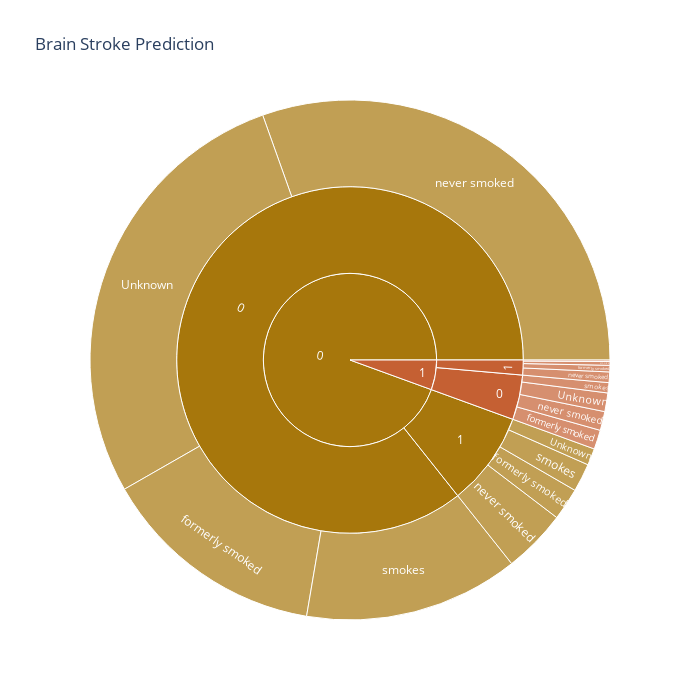

The code cell stored with this chart in its notebook:
### Markdown cell above
# Sunburst Graph:

### Code cell
fig = px.sunburst(data_base1, path=['stroke',  'hypertension', "smoking_status" ], width=700,
    height=700,title='Brain Stroke Prediction',color_discrete_sequence=px.colors.cyclical.Phase)
fig.show()

### Figure 1 — Plotly figure (JSON) as saved in the notebook; plotly's stock layout.template omitted (floating-point values rounded to 4 significant figures)
{"data": [{"branchvalues": "total", "domain": {"x": [0, 1], "y": [0, 1]}, "hovertemplate": "labels=%{label}<br>count=%{value}<br>parent=%{parent}<br>id=%{id}<extra></extra>", "ids": ["0/0/Unknown", "1/0/Unknown", "0/1/Unknown", "1/1/Unknown", "0/0/formerly smoked", "1/0/formerly smoked", "0/1/formerly smoked", "1/1/formerly smoked", "0/0/never smoked", "1/0/never smoked", "0/1/never smoked", "1/1/never smoked", "0/0/smokes", "1/0/smokes", "0/1/smokes", "1/1/smokes", "0/0", "1/0", "0/1", "1/1", "0", "1"], "labels": ["Unknown", "Unknown", "Unknown", "Unknown", "formerly smoked", "formerly smoked", "formerly smoked", "formerly smoked", "never smoked", "never smoked", "never smoked", "never smoked", "smokes", "smokes", "smokes", "smokes", "0", "0", "1", "1", "0", "1"], "name": "", "parents": ["0/0", "1/0", "0/1", "1/1", "0/0", "1/0", "0/1", "1/1", "0/0", "1/0", "0/1", "1/1", "0/0", "1/0", "0/1", "1/1", "0", "1", "0", "1", "", ""], "type": "sunburst", "values": [1442, 60, 54, 5, 728, 62, 104, 21, 1578, 61, 205, 34, 692, 33, 91, 12, 4440, 216, 454, 72, 4894, 288]}], "layout": {"height": 700, "legend": {"tracegroupgap": 0}, "sunburstcolorway": ["rgb(167, 119, 12)", "rgb(197, 96, 51)", "rgb(217, 67, 96)", "rgb(221, 38, 163)", "rgb(196, 59, 224)", "rgb(153, 97, 244)", "rgb(95, 127, 228)", "rgb(40, 144, 183)", "rgb(15, 151, 136)", "rgb(39, 153, 79)", "rgb(119, 141, 17)", "rgb(167, 119, 12)"], "title": {"text": "Brain Stroke Prediction"}, "width": 700}}
